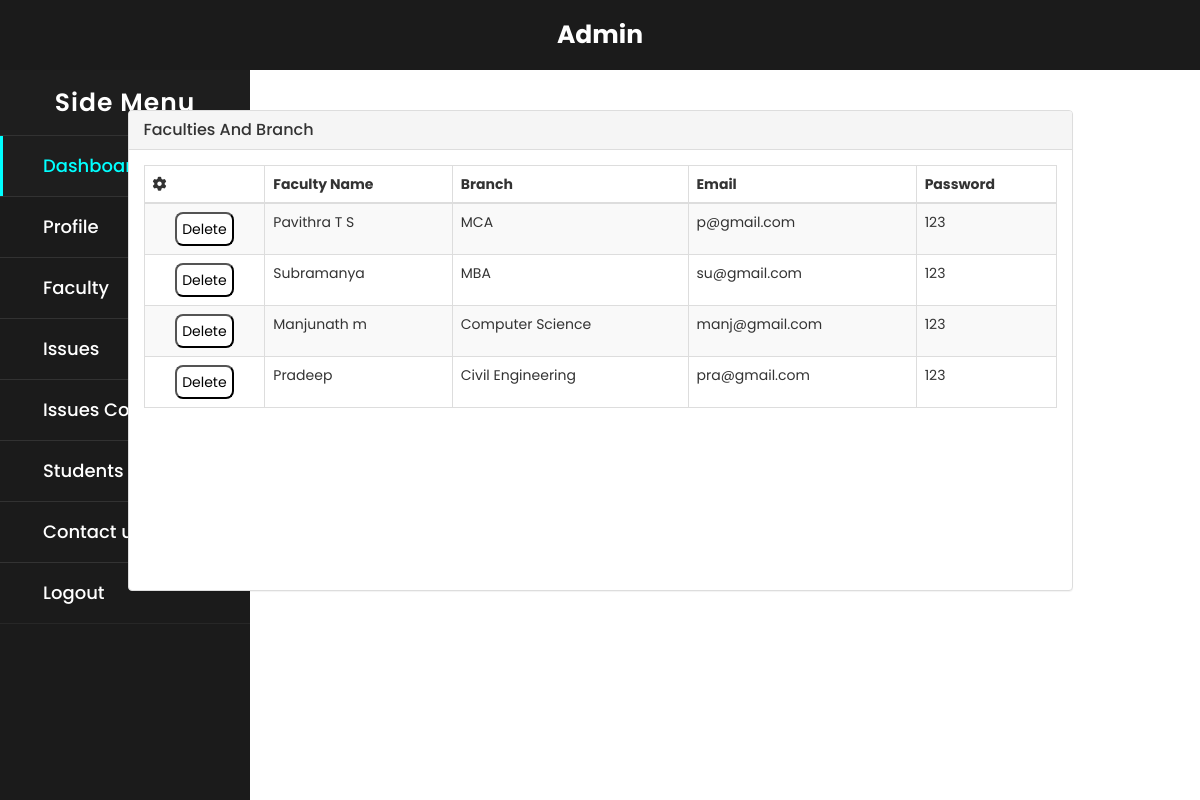
Page /Admin/view_all_faculties.php (signed in) on the committed database.
### tables this page shows
CREATE TABLE `faculty` (
  `Fid` int(100) NOT NULL,
  `Fname` varchar(255) NOT NULL,
  `Branch` varchar(255) NOT NULL,
  `F_email` varchar(255) NOT NULL,
  `Password` varchar(255) NOT NULL
);

### Admin/view_all_faculties.php (the view, shortened to what this page needs)
<!DOCTYPE html>
<head>
    <link rel="stylesheet" type="text/css" href="../css/table.css">
    <link rel="stylesheet" type="text/css" href="../css/buttons.css">
    <link href="//maxcdn.bootstrapcdn.com/bootstrap/3.3.0/css/bootstrap.min.css" rel="stylesheet" id="bootstrap-css">
</head>
<body>
<?php include '../asset/admin_dash.php'; ?>
    <div class="container">
        <div class="row">
            <br>
            <br>
            <div class="col-md-10 col-md-offset-1">
                <div class="panel panel-default panel-table">
                    <div class="panel-heading">
                        <div class="row">
                            <div class="col col-xs-6">
                                <h3 class="panel-title">Faculties And Branch </h3>
                            </div>
                        </div>
                    </div>
                    <div class="panel-body table-fixed">
                        <table class="table table-striped table-bordered table-list">
                            <thead>
                                <tr>
                                    <th><em class="fa fa-cog"></em></th>
                                    <th class="hidden-xs">Faculty Name</th>
                                    <th>Branch</th>
                                    <th>Email</th>
                                    <th>Password</th>
                                </tr>
                            </thead>
                            <tbody>
                                <?php
                                include '../Connection.php';
                                $que = mysqli_query($conn, "select * from faculty ");
                                while ($row = mysqli_fetch_array($que)) {
                                    ?>
                                    <tr>
                                        <td align='center'>
                                            <form method="POST" action="view_all_faculties.php">
                                                <input type="submit" name="delete" id="but" onclick="return confirm('confirm to delete')" value="Delete">
                                            </form>
                                        <td><?php echo $row['Fname']; ?></td>
                                        <td><?php echo $row['Branch']; ?></td>
                                        <td><?php echo $row['F_email']; ?></td>
                                        <td><?php echo $row['Password']; ?></td>
                                    </tr>
                                    <?php
                                }
                                ?>
                            </tbody>
                        </table>
                    </div>
                </div>
            </div></div></div>
</body>
</html>

### css/table.css (style rules this page uses)
.table-fixed { display: block; height: 440px; overflow-y: auto; }

### css/buttons.css (style rules this page uses)
#but { padding:5px; color: black; background-color: white; border-radius: 8px; border-color: black; }

### asset/admin_dash.php (style rules this page uses)
* { margin: 0; padding: 0; user-select: none; box-sizing: border-box; font-family: 'Poppins', sans-serif; }

### rows in the picture
faculty: Fname "Pavithra T S", Branch "MCA", F_email "p@gmail.com", Password "123"
faculty: Fname "Subramanya", Branch "MBA", F_email "su@gmail.com", Password "123"
faculty: Fname "Manjunath m", Branch "Computer Science", F_email "manj@gmail.com", Password "123"
faculty: Fname "Pradeep", Branch "Civil Engineering", F_email "pra@gmail.com", Password "123"
